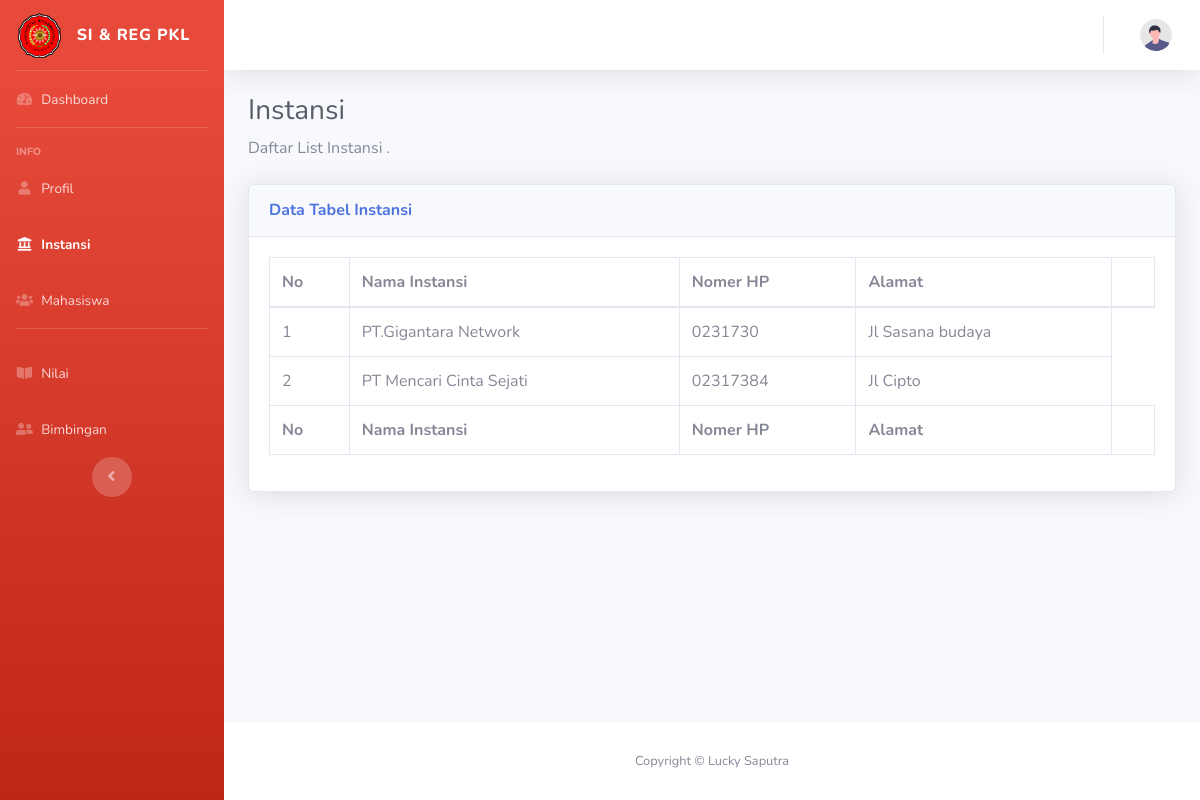
/dosen/instansi.php, run on the app's committed database.
### tables this page shows
CREATE TABLE `instansi` (
  `id_inst` int(11) NOT NULL,
  `nama_inst` varchar(50) NOT NULL,
  `alamat_inst` varchar(50) NOT NULL,
  `nohp_inst` varchar(20) NOT NULL
);

### dosen/instansi.php (the view, shortened to what this page needs)
<?php
  include('../koneksi.php');
  ?>
<!DOCTYPE html>
<html lang="en">
<head>
<link href="vendor/fontawesome-free/css/all.min.css" rel="stylesheet" type="text/css">
<link href="css/sb-admin-2.min.css" rel="stylesheet">
</head>
<body id="page-top">
<div id="wrapper">
    <ul class="navbar-nav bg-gradient-danger sidebar sidebar-dark accordion" id="accordionSidebar">
        <a class="sidebar-brand d-flex align-items-center justify-content-center" href="dashboard.php">
            <div class="sidebar-brand-icon">
                <img src="../assets/img/faviconumc.png" alt="" width="43" height="45" class="d-inline-block align-text-top">
            </div>
            <div class="sidebar-brand-text mx-3">SI & REG PKL </div>
        </a>
        <hr class="sidebar-divider my-0">
        <li class="nav-item ">
            <a class="nav-link" href="dashboard.php">
                <i class="fas fa-fw fa-tachometer-alt"></i>
                <span>Dashboard</span></a>
        </li>
        <hr class="sidebar-divider">
        <div class="sidebar-heading">
            Info
        </div>
        <li class="nav-item ">
            <a class="nav-link" href="profile.php">
                <i class="fas fa-fw fa-user"></i>
                <span>Profil</span></a>
        </li>
        <li class="nav-item active">
            <a class="nav-link" href="instansi.php">
                <i class="fas fa-fw fa-landmark"></i>
                <span>Instansi</span></a>
        </li>
        <li class="nav-item">
                <a class="nav-link" href="mahasiswa.php">
                    <i class="fas fa-fw fa-users"></i>
                    <span>Mahasiswa</span></a>
            </li>
        <hr class="sidebar-divider d-none d-md-block">
        <li class="nav-item ">
            <a class="nav-link" href="nilai.php">
                <i class="fas fa-fw fa-book-open"></i>
                <span>Nilai</span></a>
        </li>
        <li class="nav-item ">
            <a class="nav-link" href="Bimbingan.php">
                <i class="fas fa-fw fa-user-friends   "></i>
                <span>Bimbingan</span></a>
        </li>
            <div class="text-center d-none d-md-inline">
                <button class="rounded-circle border-0" id="sidebarToggle"></button>
            </div>
        </ul>
        <div id="content-wrapper" class="d-flex flex-column">
            <div id="content">
                <nav class="navbar navbar-expand navbar-light bg-white topbar mb-4 static-top shadow">
                    <ul class="navbar-nav ml-auto">
                        <li class="nav-item dropdown no-arrow">
                            <a class="nav-link dropdown-toggle" href="#" id="userDropdown" role="button"
                                data-toggle="dropdown" aria-haspopup="true" aria-expanded="false">
                                <img class="img-profile rounded-circle"
                                    src="img/undraw_profile.svg">
                            </a>
                        </li>
                    </ul>
                </nav>
                <div class="container-fluid">
                    <h1 class="h3 mb-2 text-gray-800">Instansi</h1>
                    <p class="mb-4">Daftar List Instansi .</p>
                    <div class="card shadow mb-4">
                        <div class="card-header py-3">
                            <h6 class="m-0 font-weight-bold text-primary">Data Tabel Instansi</h6>
                        </div>
                        <div class="card-body">
                            <div class="table-responsive">
                                <table class="table table-bordered" id="dataTable" width="100%" cellspacing="0">
                                    <thead>
                                        <tr>
                                            <th>No</th>
                                            <th>Nama Instansi</th>
                                            <th>Nomer HP</th>
                                            <th>Alamat</th>
                                            <th></th>
                                        </tr>
                                    </thead>
                                    <tfoot>
                                        <tr>
                                        <th>No</th>
                                            <th>Nama Instansi</th>
                                            <th>Nomer HP</th>
                                            <th>Alamat</th>
                                            <th></th>
                                        </tr>
                                    </tfoot>
                                    <tbody>
                                    <?php
                                    $query = "SELECT * FROM instansi ORDER BY id_inst ASC";
                                    $result = mysqli_query($kon, $query);
                                    $no = 1;
                                    while($row = mysqli_fetch_assoc($result))
                                    {
                                    ?>
                                    <tr>
                                        <td><?php echo $no; ?></td>
                                        <td><?php echo $row['nama_inst']; ?></td>
                                        <td><?php echo $row['nohp_inst']; ?></td>
                                        <td><?php echo  $row['alamat_inst'] ?></td>
                                    </tr>
                                    <?php
                                        $no++;
                                    }
                                    ?>
                                    </tbody>
                                </table>
                            </div>
                        </div>
                    </div>
                </div>
            </div>
            <footer class="sticky-footer bg-white">
                <div class="container my-auto">
                    <div class="copyright text-center my-auto">
                        <span>Copyright &copy; Lucky Saputra</span>
                    </div>
                </div>
            </footer>
        </div>
    </div>
</body>
</html>

### data on the page
instansi: nama_inst "PT.Gigantara Network", nohp_inst "0231730", alamat_inst "Jl Sasana budaya"
instansi: nama_inst "PT Mencari Cinta Sejati", nohp_inst "02317384", alamat_inst "Jl Cipto"
